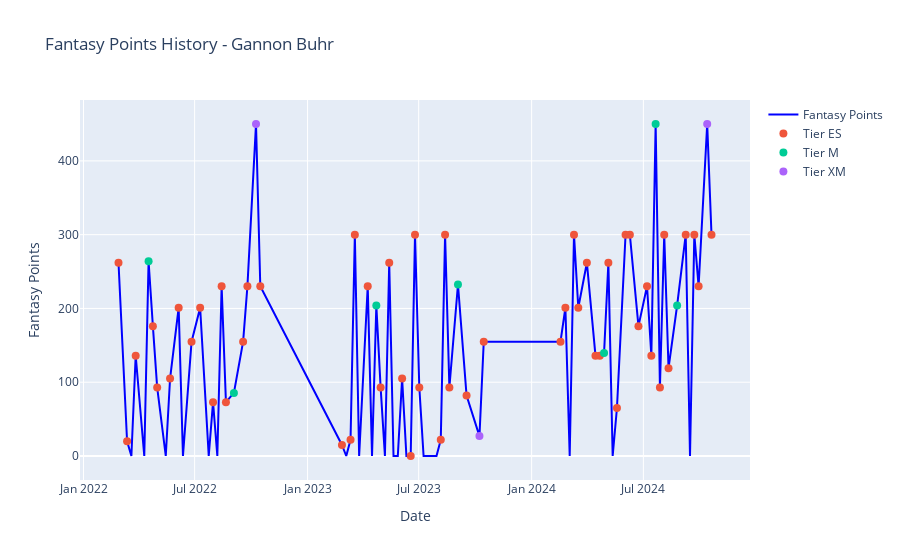

Notebook code for this chart:
### Code cell
player_scoring_linechart(df=df, player_name='Gannon Buhr')
